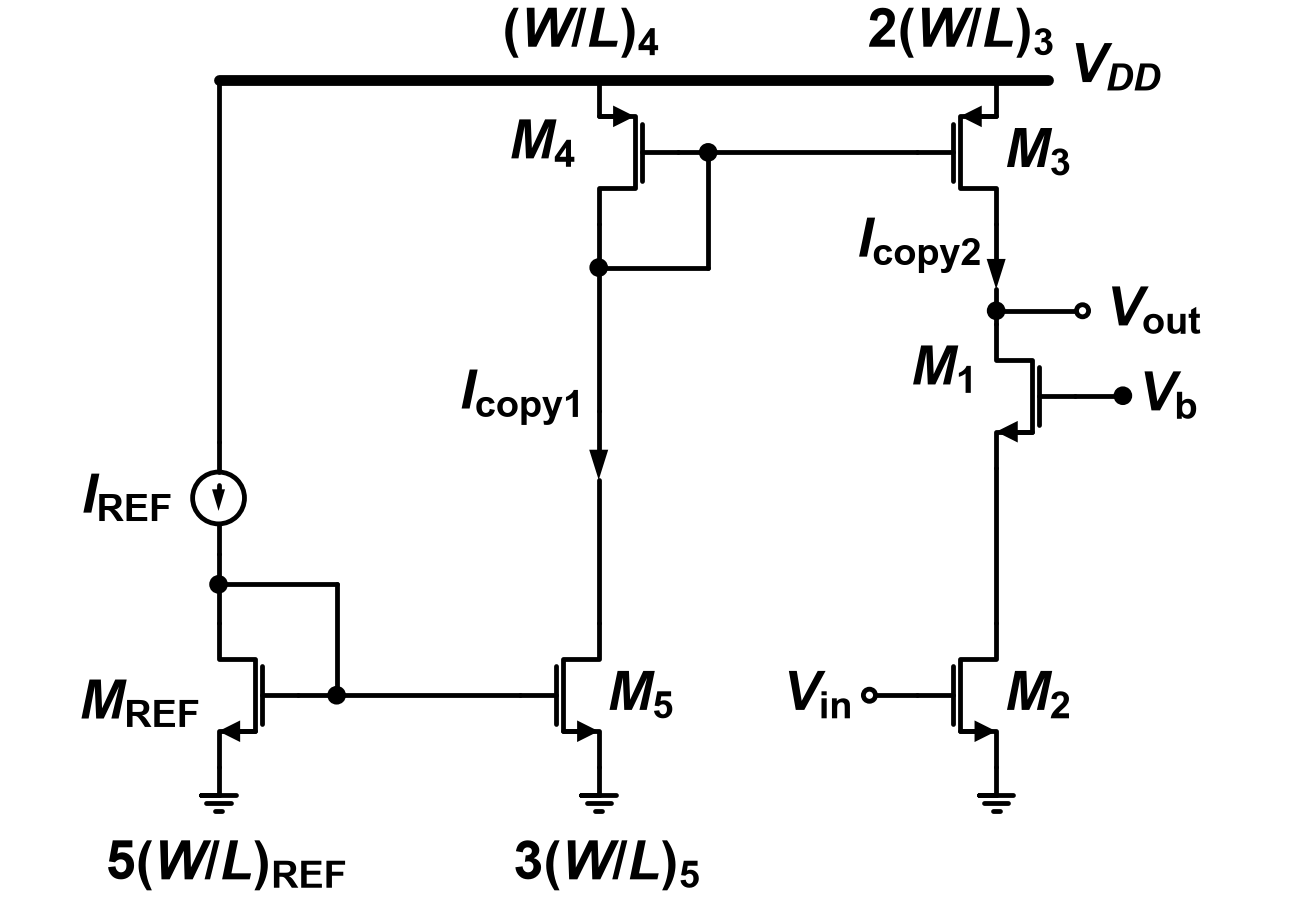

Here is the Python script that generated this plot:
"""2015-2 중간 Q1 — 기준: Q1.md '회로 — Fig Q1'."""
import schemdraw.elements as elm
from schem_style import OPEN_R, dot, gate_terminal, new_drawing, nmos, pmos, rail

GAP = 0.2       # 소자 라벨과 기호 사이 간격
RAIL_Y = 9.0
ARROW = dict(arrowwidth=0.22, arrowlength=0.35)


def text(d, xy, s, halign="left", valign="center"):
    return d.add(elm.Label().right().at(xy).label(s, halign=halign, valign=valign))


def draw():
    d = new_drawing()
    R = RAIL_Y
    xl, xm, xr = 0, 4.4, 9.0        # M_REF, M4·M5, M3·M1·M2 세로줄
    rail(d, (xl, R), (xr + 0.6, R))
    text(d, (xr + 0.75, R + 0.05), r"$V_{DD}$")
    text(d, (xm - 0.3, R + 0.15), r"$(W/L)_\mathrm{4}$", halign="center", valign="bottom")
    text(d, (xr - 0.5, R + 0.15), r"$2(W/L)_\mathrm{3}$", halign="center", valign="bottom")
    # 위 pmos: M4 좌우 반전(게이트 오른쪽), M3 보통. 소스가 레일
    m4 = pmos(d, at=(xm, R), anchor="source", mirror=True)
    m3 = pmos(d, at=(xr, R), anchor="source", label=r"$M_\mathrm{3}$")
    text(d, (xm - 0.35, m4.center.y), r"$M_\mathrm{4}$", halign="right")
    # M4 게이트 오른쪽 접속점 → M3 게이트, 같은 접속점에서 아래로 n2 (다이오드 연결)
    xg = m4.gate.x + 0.35
    d.add(elm.Line().at(m4.gate).tox(xg)); g = dot(d)
    d.add(elm.Line().at(g.center).tox(m3.gate.x))
    d.add(elm.Line().down().at(m4.drain).length(0.5)); n2 = dot(d)
    d.add(elm.Line().down().at(g.center).toy(n2.center.y))
    d.add(elm.Line().left().tox(xm))
    # 오른쪽 세로줄: M3 → I_copy2 화살표 → Vout 접속점 → M1(좌우 반전) → 긴 세로선 → M2 → 접지
    d.add(elm.Arrow(**ARROW).down().at(m3.drain).length(0.75))
    text(d, (xr - 0.25, m3.drain.y - 0.35), r"$I_\mathrm{copy2}$", halign="right")
    d.add(elm.Line().down().length(0.25)); vout = dot(d)
    d.add(elm.Line().right().at(vout.center).length(1.0))
    d.add(elm.Dot(open=True, radius=OPEN_R).label(r"$V_\mathrm{out}$", "right", ofst=GAP))
    d.add(elm.Line().down().at(vout.center).length(0.15))
    m1 = nmos(d, at=d.here, anchor="drain", mirror=True)
    text(d, (xr - 0.3, m1.center.y + 0.2), r"$M_\mathrm{1}$", halign="right")
    gate_terminal(d, m1.gate, r"$V_\mathrm{b}$", right=True)
    d.add(elm.Line().down().at(m1.source).length(1.8))
    m2 = nmos(d, at=d.here, anchor="drain", label=r"$M_\mathrm{2}$")
    gate_terminal(d, m2.gate, r"$V_\mathrm{in}$", open_=True)
    d.add(elm.Ground().at(m2.source).scale(0.8))
    # 가운데 세로줄 아래: n2 → I_copy1 화살표가 붙은 긴 세로선 → M5 → 접지 (M5는 M2와 같은 높이)
    m5 = nmos(d, at=(xm, m2.source.y), anchor="source", label=r"$M_\mathrm{5}$")
    d.add(elm.Ground().at(m5.source).scale(0.8))
    ya = (n2.center.y + m5.drain.y) / 2 + 0.4
    d.add(elm.Line().down().at(n2.center).toy(ya))
    d.add(elm.Arrow(**ARROW).down().length(0.8))
    d.add(elm.Line().down().toy(m5.drain.y))
    text(d, (xm - 0.25, ya + 0.05), r"$I_\mathrm{copy1}$", halign="right")
    # 왼쪽 세로줄: M_REF(좌우 반전), 게이트가 M5 게이트와 같은 높이
    mref = nmos(d, at=(xl, m5.source.y), anchor="source", mirror=True)
    d.add(elm.Ground().at(mref.source).scale(0.8))
    text(d, (xl - 0.3, mref.center.y - 0.2), r"$M_\mathrm{REF}$", halign="right")
    # 접지 아래 면적 라벨
    text(d, (xl, mref.source.y - 0.95), r"$5(W/L)_\mathrm{REF}$", halign="center", valign="top")
    text(d, (xm, m5.source.y - 0.95), r"$3(W/L)_\mathrm{5}$", halign="center", valign="top")
    # 레일 → 긴 세로선 → I_REF(화살표 아래) → n1 접속점 → M_REF 드레인
    yn1 = mref.drain.y + 0.45
    d.add(elm.Line().down().at((xl, R)).toy(yn1 + 1.65))
    d.add(elm.SourceI().down().length(1.3).scale(0.6).label(r"$I_\mathrm{REF}$", "top", ofst=0.35))
    d.add(elm.Line().down().toy(yn1)); n1 = dot(d)
    d.add(elm.Line().down().toy(mref.drain.y))
    # 다이오드 연결: n1 → 오른쪽 → 아래 게이트 높이 접속점 → M5 게이트
    xd = mref.gate.x + 0.45
    d.add(elm.Line().right().at(n1.center).tox(xd))
    d.add(elm.Line().down().toy(mref.gate.y)); dot(d)
    d.add(elm.Line().at(mref.gate).to(m5.gate))
    return d
